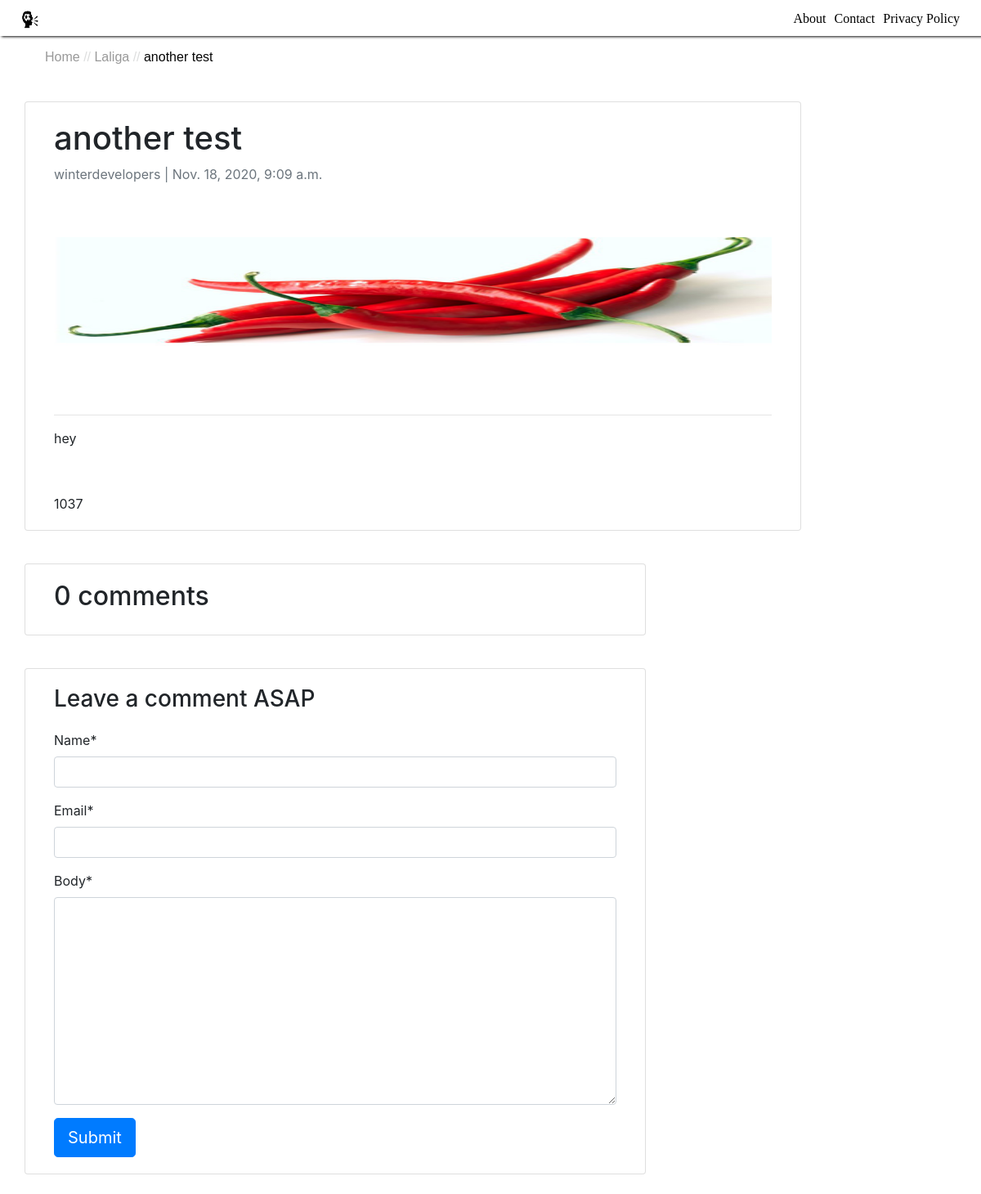
Page /another-test on the committed database.
### blog/models.py (models this page shows, shortened)
class Post(models.Model):
    title = models.CharField(max_length=200, unique=True)
    slug = models.SlugField(max_length=200, unique=True)
    author = models.ForeignKey(User, on_delete = models.CASCADE, related_name = 'blog_post')
    updated_on = models.DateTimeField(auto_now=True)
    content = models.TextField()
    created_on = models.DateTimeField(auto_now_add=True)
    status = models.IntegerField(choices=STATUS, default=0)
    display_image = models.ImageField(upload_to = 'media/dynamic', default = 'images/head.png')
    counts = models.IntegerField(default = 0)
    category = models.IntegerField(choices=TAG, default='EPL')
    class Meta:
        ordering = ['-created_on']

### blog/views.py (the view)
# urls.py: path('<slug:slug>', post_detail, name = 'post_detail'),
def post_detail(request, slug):
    template_name = 'blog/detail.html'
    post = get_object_or_404(Post, slug=slug)
    comments = post.comments.filter(active=True)
    new_comment = None
    post.counts = post.counts + 1
    post.save()
    if request.method == 'POST':
        comment_form = CommentForm(request.POST)
        if comment_form.is_valid():
            new_comment = comment_form.save(commit=False)
            new_comment.post = post
            new_comment.save()
    else:
        comment_form = CommentForm()
    return render(request, template_name, {'post': post,
                                                'comments': comments,
                                                'new_comment': new_comment,
                                                'comment_form':comment_form })

### blog/forms.py
class CommentForm(forms.ModelForm):
    class Meta:
        model = Comment
        fields = ('name', 'email', 'body')

### blog/templatetags/breadcrumbstop.py (called while the page is built)
@register.filter(name = 'breadcrumbs', is_safe = False)
def breadcrumbs(val):
    try:
        int_val = int(val)
    except:
        pass
    if int_val==0:
        return 'EPL'
    elif int_val==1:
        return 'Laliga'
    else:
        pass

### templates/blog/detail.html (shortened to what this page needs)
{% extends 'blog/base.html' %}
{% block content %}
{% load static %}
{% load breadcrumbstop %}
<br>
<div class="container">
  <ul class="breadcrumbs">
    <li class="breadcrumbs--item">
      <a href="" class="breadcrumbs--link">
        Home
      </a>
    </li>
    <li class="breadcrumbs--item">
      <a href="" class="breadcrumbs--link">
        {{post.category | breadcrumbs}}
      </a>
    </li>
    <li class="breadcrumbs--item ">
      <a href="" class="breadcrumbs--link breadcrumbs--link--active">
        {{post.title}}
      </a>
    </li>
  </ul>
    <div class="row">
        <div class="col-md-10 card mb-4  mt-3 left  top">
          <div class="card-body">
            <h1>{{ post.title }}</h1>
            <p class=" text-muted">{{ post.author }} | {{ post.created_on }}</p>
            <div class="post">
            <p class="card-text ">
            <img src="{{ post.display_image.url }}" alt="" style="width: 100%; height: 250px;">
            <hr>
            {{ post.content | safe }}</p>
          </div>
          {{post.counts}}
          </div>
        </div>
        <div class="col-md-8 card mb-4  mt-3 ">
          <div class="card-body">
            <h2>{{ comments.count }} comments</h2>
          </div>
        </div>
        <div class="col-md-8 card mb-4  mt-3 ">
          <div class="card-body">
            {% if new_comment %}
            <div class="alert alert-success" role="alert">
              Your comment is awaiting moderation
            </div>
            {% else %}
            {% load crispy_forms_tags %}
            <h3>Leave a comment ASAP</h3>
            <form method="POST" style="margin-top: 1.3em;">
              {{ comment_form | crispy }}
              <button type="submit" class="btn btn-primary  btn-lg">Submit</button>
            </form>
            {% endif %}
          </div>
        </div>
      </div>
</div>
{% endblock %}

### templates/blog/base.html (style rules this page uses)
body { background-color: rgb(255, 255, 255); }
.breadcrumbs { padding: 10px; font-family: sans-serif; }
.breadcrumbs--item { display: inline-block; }
.breadcrumbs--item:not(:last-of-type)::after { content: '//'; margin: 0px, 5px; color: rgb(220, 221, 221); }
.breadcrumbs--link { text-decoration: none; color: #999999; }
.breadcrumbs--link--active { color: rgb(5, 5, 5); font-weight: 500; }

### rows in the picture
Post: category|breadcrumbs "Laliga", title "another test", author "winterdevelopers", created_on "Nov. 18, 2020, 9:09 a.m.", display_image (picture), content "hey", counts "1037"

### other values in the picture
{{ comments.count }} "0"
